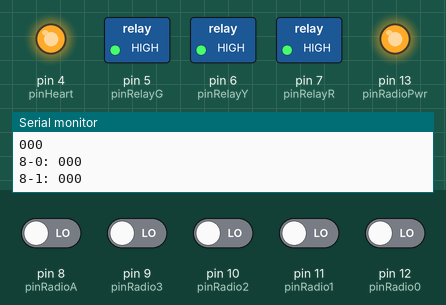
This sketch was run on a simulated Arduino Uno, built with avr-gcc and run on an emulated ATmega328P. On the bench: switched loads named in the sketch (green lamp = pin HIGH), output pins drawn as LEDs (lit = HIGH), the last lines printed to the serial monitor. Inputs (shaded band) come from the test bench; at power-on: pin 8 (pinRadioA), pin 9 (pinRadio3), pin 10 (pinRadio2), pin 11 (pinRadio1), pin 12 (pinRadio0) LOW. Random numbers use the default seed unless the sketch sets one.

Above: at 5.2 s.
5.3 s: pin 8 (pinRadioA) driven HIGH
At 6.7 s:
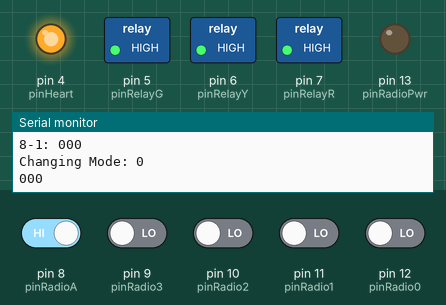
9.3 s: pin 8 (pinRadioA) driven LOW
At 13.2 s:
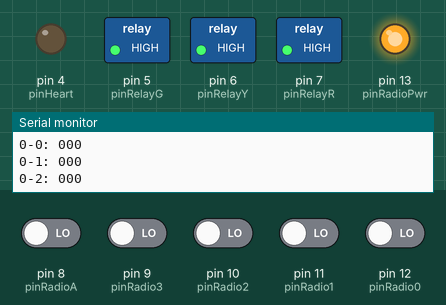
13.3 s: pin 8 (pinRadioA) driven HIGH and pin 9 (pinRadio3) driven HIGH
At 15.3 s:
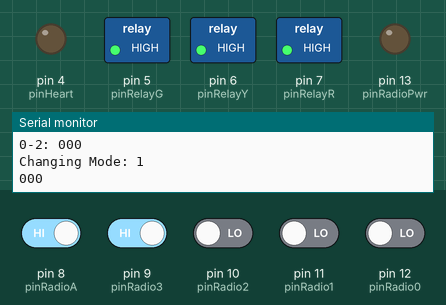
17.3 s: pin 8 (pinRadioA) driven LOW
At 20.8 s:
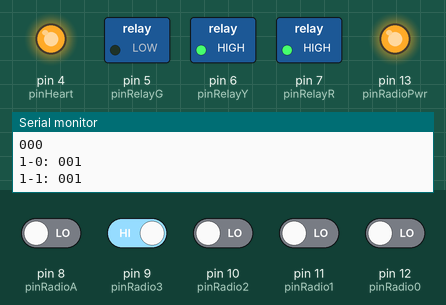
21.3 s: pin 8 (pinRadioA) driven HIGH and pin 10 (pinRadio2) driven HIGH
At 24.8 s:
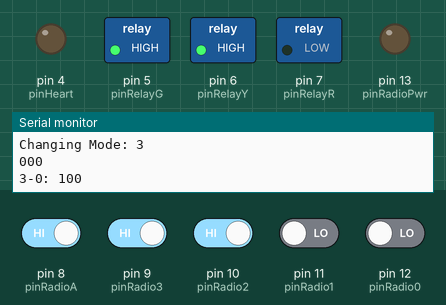
25.3 s: pin 8 (pinRadioA) driven LOW
At 28.5 s:
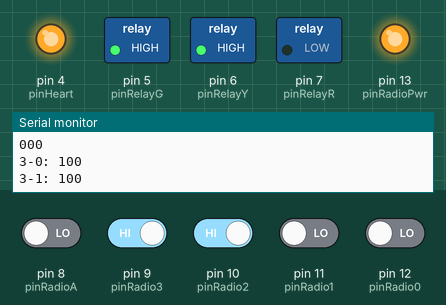
Timing chart, 0 to 30.3 s (numbered marks = the images above; inputs shaded):
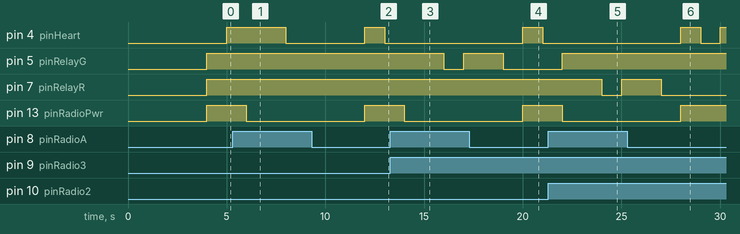

The sketch:

traffic-light.ino
```cpp
// Setup PINS for RF
const int pinRadioPwr = 13;
const int pinRadio0 = 12;
const int pinRadio1 = 11;
const int pinRadio2 = 10;
const int pinRadio3 = 9;
const int pinRadioA = 8;
// Setup PINS for relay module
const int pinRelayR = 7;
const int pinRelayY = 6;
const int pinRelayG = 5;
// Setup PIN for heartbeat LED
const int pinHeart = 4;
// Init last vars to track state
int lastMode = 8;
int lastStep = 0;
// Configure programs
const int maxStep = 14;
const byte modes[16][15] =
            {
              {0, 0, 0, 0, 0, 0, 0, 0, 0, 0},                                                                     // Mode 0 - Never used
              {0b001, 0b001, 0b001, 0b001, 0b001, 0b010, 0b010, 0b010, 0b100, 0b100, 0b100, 0b100, 0b100, 0b100}, // Mode 1  - Normal
              {0b001, 0b001, 0b001, 0b001, 0b001, 0b010, 0b010, 0b100, 0b100, 0b100, 0b100, 0b100, 0b010, 0b010}, // Mode 2  - Europe
              {0b100, 0b100, 0b100, 0b100, 0b100, 0b100, 0b100, 0b100, 0b100, 0b100, 0b100, 0b100, 0b100, 0b100}, // Mode 3  - Steady Red
              {0b001, 0b011, 0b111, 0b110, 0b100, 0b000, 0b100, 0b110, 0b111, 0b011, 0b001, 0b000, 0b000, 0b000}, // Mode 4  - Cascade
              {0b010, 0b000, 0b010, 0b000, 0b010, 0b000, 0b010, 0b000, 0b010, 0b000, 0b010, 0b000, 0b010, 0b000}, // Mode 5  - Yellow Flash
              {0b100, 0b000, 0b100, 0b000, 0b100, 0b000, 0b100, 0b000, 0b100, 0b000, 0b100, 0b000, 0b100, 0b000}, // Mode 6  - Red Flash
              {0b000, 0b000, 0b000, 0b000, 0b000, 0b000, 0b000, 0b000, 0b000, 0b000, 0b000, 0b000, 0b000, 0b000}, // Mode 7
              {0b000, 0b000, 0b000, 0b000, 0b000, 0b000, 0b000, 0b000, 0b000, 0b000, 0b000, 0b000, 0b000, 0b000}, // Mode 8  - OFF
              {0b001, 0b001, 0b001, 0b001, 0b001, 0b001, 0b001, 0b001, 0b001, 0b001, 0b001, 0b001, 0b001, 0b001}, // Mode 9  - Steady Green
              {0b000, 0b000, 0b000, 0b000, 0b000, 0b000, 0b000, 0b000, 0b000, 0b000, 0b000, 0b000, 0b000, 0b000}, // Mode 10 - OVERRIDDEN (Rave)
              {0b000, 0b000, 0b000, 0b000, 0b000, 0b000, 0b000, 0b000, 0b000, 0b000, 0b000, 0b000, 0b000, 0b000}, // Mode 11
              {0b001, 0b000, 0b001, 0b000, 0b001, 0b000, 0b001, 0b000, 0b001, 0b000, 0b001, 0b000, 0b001, 0b000}, // Mode 12 - Green Flash
              {0b000, 0b000, 0b000, 0b000, 0b000, 0b000, 0b000, 0b000, 0b000, 0b000, 0b000, 0b000, 0b000, 0b000}, // Mode 13
              {0b000, 0b000, 0b000, 0b000, 0b000, 0b000, 0b000, 0b000, 0b000, 0b000, 0b000, 0b000, 0b000, 0b000}, // Mode 14
              {0b000, 0b000, 0b000, 0b000, 0b000, 0b000, 0b000, 0b000, 0b000, 0b000, 0b000, 0b000, 0b000, 0b000}  // Mode 15

            };
void setup()
{
    delay(2000);
    Serial.begin(9600);
    Serial.print("Hello world!\n");
    pinMode(pinRadioPwr,OUTPUT);
    pinMode(pinRadio0, INPUT);
    pinMode(pinRadio1, INPUT);
    pinMode(pinRadio2, INPUT);
    pinMode(pinRadio3, INPUT);
    pinMode(pinRadioA, INPUT);

    pinMode(pinRelayR,OUTPUT);
    pinMode(pinRelayY,OUTPUT);
    pinMode(pinRelayG,OUTPUT);
    pinMode(pinHeart,OUTPUT);

    changeLights(0b111);
    delay(2000);
    changeLights(0b000);
}

void loop()
{
    digitalWrite(pinRadioPwr, HIGH);
    int a = ActiveMode();
    byte v = modes[a][lastStep];
    if(a==10) v = RaveMode();
    Serial.print(a);
    Serial.print("-");
    Serial.print(lastStep);
    Serial.print(": ");

    changeLights(v);
    int flip = lastStep % 2;
    digitalWrite(pinHeart,flip);
    lastStep++;
    if(lastStep==maxStep) lastStep=0;

    delay(1000);
}

byte RaveMode()
{
  byte v = 0b000;
  bitWrite(v,0,random(1));
  bitWrite(v,1,random(1));
  bitWrite(v,2,random(1));
  return v;
}

int ActiveMode()
{
    bool p0 = digitalRead(pinRadio0);
    bool p1 = digitalRead(pinRadio1);
    bool p2 = digitalRead(pinRadio2);
    bool p3 = digitalRead(pinRadio3);
    bool pA = digitalRead(pinRadioA);
    if(pA == 1)
    {
      lastMode = (p0*8)+(p1*4)+(p2*2)+(p3*1);
      digitalWrite(pinRadioPwr, LOW);
      Serial.print("Changing Mode: ");
      Serial.print(lastMode);
      Serial.print("\n");
      changeLights(0b000);
      lastStep = 0;
      delay(2000);
    }
    return lastMode;
}

void changeLights(byte data)
{
    int r = bitRead(data, 2);
    int y = bitRead(data, 1);
    int g = bitRead(data, 0);
    Serial.print(r);
    Serial.print(y);
    Serial.print(g);
    Serial.print("\n");
    digitalWrite(pinRelayR, !r);
    digitalWrite(pinRelayY, !y);
    digitalWrite(pinRelayG, !g);
}
```

Measured:
- after the input at 5.3 s, pin 13 (pinRadioPwr): HIGH → LOW after 0.70 s
- after the input at 9.3 s, pin 4 (pinHeart): LOW → HIGH after 2.7 s, → LOW 1.0 s later; pin 13 (pinRadioPwr): LOW → HIGH after 2.7 s
- after the input at 13.3 s, pin 5 (pinRelayG): HIGH → LOW after 2.7 s, → HIGH 1.0 s later; pin 13 (pinRadioPwr): HIGH → LOW after 0.70 s
- after the input at 17.3 s, pin 4 (pinHeart): LOW → HIGH after 2.7 s, → LOW 1.0 s later; pin 13 (pinRadioPwr): LOW → HIGH after 2.7 s
- after the input at 21.3 s, pin 7 (pinRelayR): HIGH → LOW after 2.7 s, → HIGH 1.0 s later; pin 13 (pinRadioPwr): HIGH → LOW after 0.71 s
- after the input at 25.3 s, pin 4 (pinHeart): LOW → HIGH after 2.7 s, → LOW 1.0 s later, → HIGH 1.0 s later; pin 13 (pinRadioPwr): LOW → HIGH after 2.7 s
